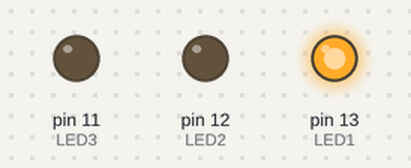
Recording of a sketch running on a simulated Arduino Uno, built with avr-gcc and run on an emulated ATmega328P. Shown: output pins drawn as LEDs (lit = HIGH).

Above: at 2.5 s.
At 7.0 s:
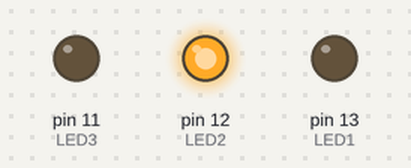
At 11.5 s:
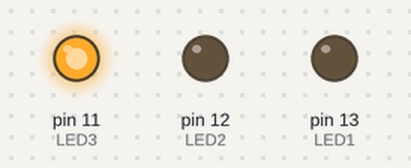
At 16.5 s:
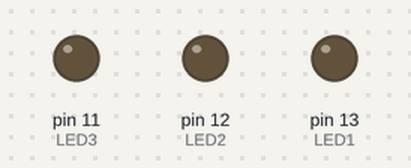
Timing chart, 0 to 24.7 s (numbered marks = the images above):
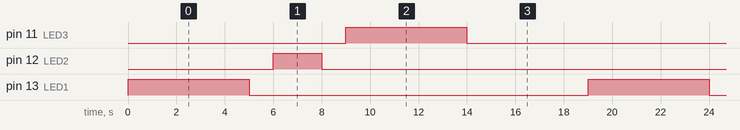

Measured:
- by itself, pin 11 (LED3), pin 13 (LED1): alternates HIGH for 5.0 s and LOW for 14.0 s
- by itself, pin 12 (LED2): alternates HIGH for 2.0 s and LOW for 17.0 s
- by itself, everything shown: repeats every 19.0 s, in 6 steps

The sketch:

semaforo1.ino
```cpp
//const int LED1= 13;
#define LED1 13
#define LED2 12
#define LED3 11

void setup() {
  // put your setup code here, to run once:

 pinMode(LED1, OUTPUT);
 pinMode(LED2, OUTPUT);
 pinMode(LED3, OUTPUT);

}

void loop() {
  // put your main code here, to run repeatedly:
  digitalWrite(LED1, HIGH);
  delay(5000);
  digitalWrite(LED1, LOW);
  delay(1000);
  digitalWrite(LED2, HIGH);
  delay(2000);
  digitalWrite(LED2, LOW);
  delay(1000);

  digitalWrite(LED3, HIGH);
  delay(5000);
  digitalWrite(LED3, LOW);
  delay(5000);


}
```
